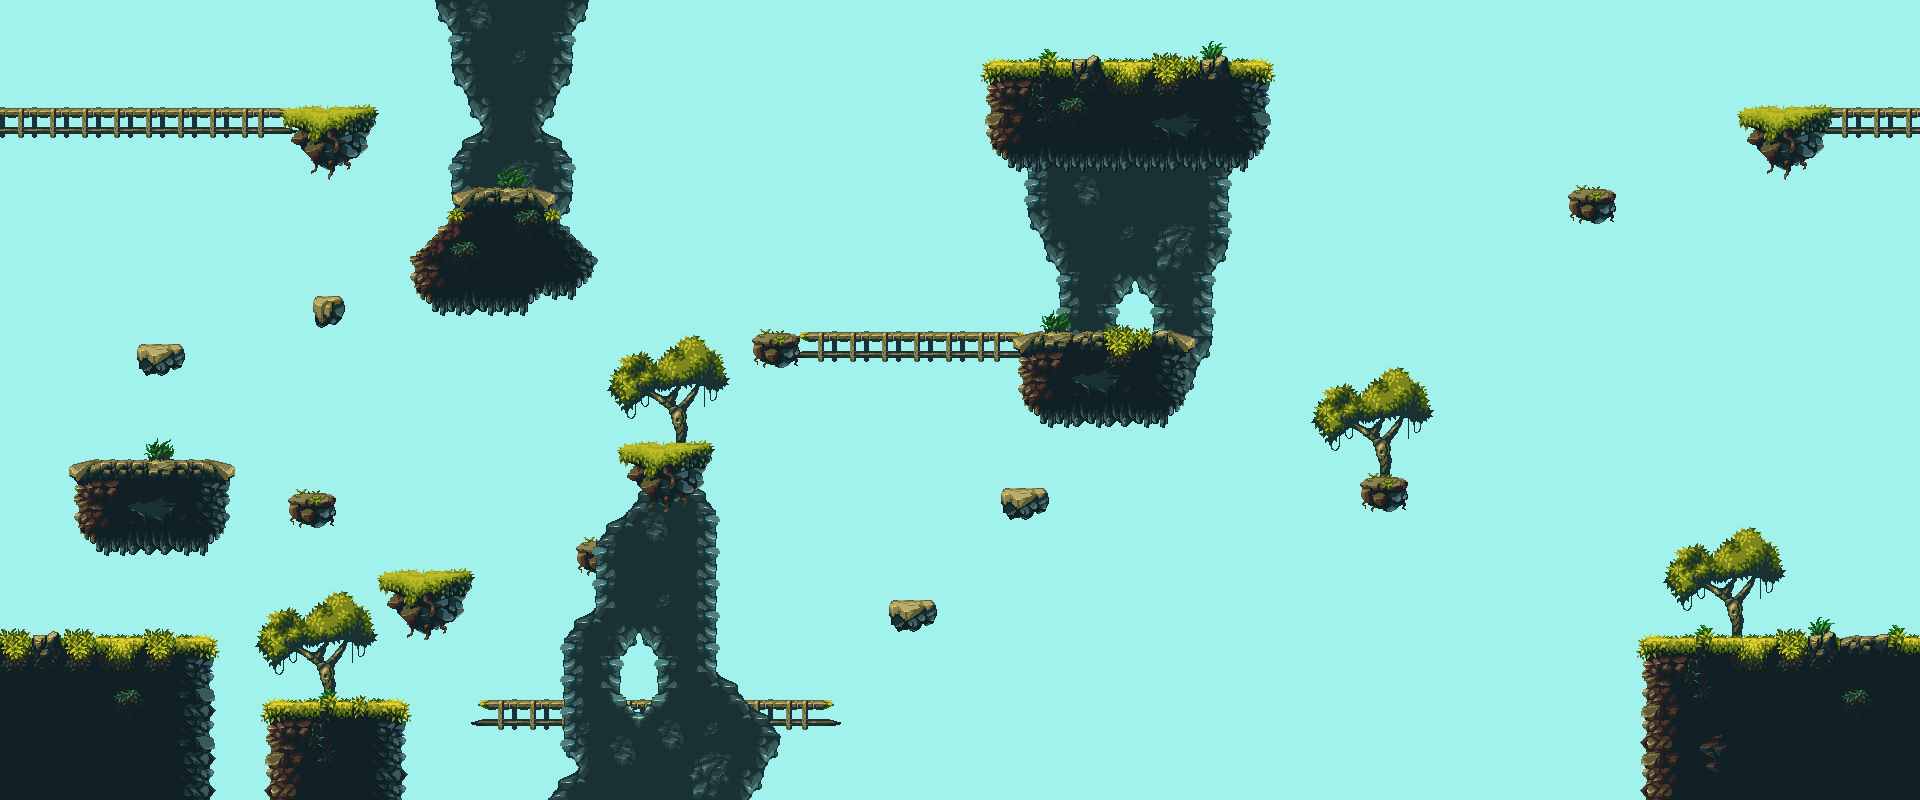

Rendered tile map (Tiled .tmx) drawn with the repository's tilesets; below, a short description and the map source with its tile grids summarised:
An orthogonal 120x50 tile map with 16x16 px tiles, 5 tile layers (Tile Layer BG 1, Tile Layer BG 2, Tile Layer FG 1, Tile Layer FG 2, ...) and 1 object (Player).

<map version="1.0" tiledversion="1.1.6" orientation="orthogonal" renderorder="right-down" width="120" height="50" tilewidth="16" tileheight="16" infinite="0" backgroundcolor="#a1f2ec" nextobjectid="16">
 <properties>
  <property name="Gravitation" type="float" value="9.80665" />
 </properties>
 <tileset firstgid="1" source="../tilesets/Tileset.tsx" />
 <layer name="Tile Layer BG 1" width="120" height="50" locked="1">
  <data>[6000 cells, 544 non-empty, 167 distinct tile ids]</data>
 </layer>
 <layer name="Tile Layer BG 2" width="120" height="50" locked="1">
  <data>[6000 cells, 618 non-empty, 159 distinct tile ids]</data>
 </layer>
 <layer name="Tile Layer FG 1" width="120" height="50" locked="1">
  <data>[6000 cells, 485 non-empty, 274 distinct tile ids]</data>
 </layer>
 <layer name="Tile Layer FG 2" width="120" height="50" locked="1">
  <data>[6000 cells, 202 non-empty, 165 distinct tile ids]</data>
 </layer>
 <layer name="Tile Layer FG 3" width="120" height="50" locked="1">
  <data>[6000 cells, 281 non-empty, 142 distinct tile ids]</data>
 </layer>
 <objectgroup name="Object Layer 1">
  <object id="14" name="Player" x="1040" y="33">
   <point />
  </object>
 </objectgroup>
</map>